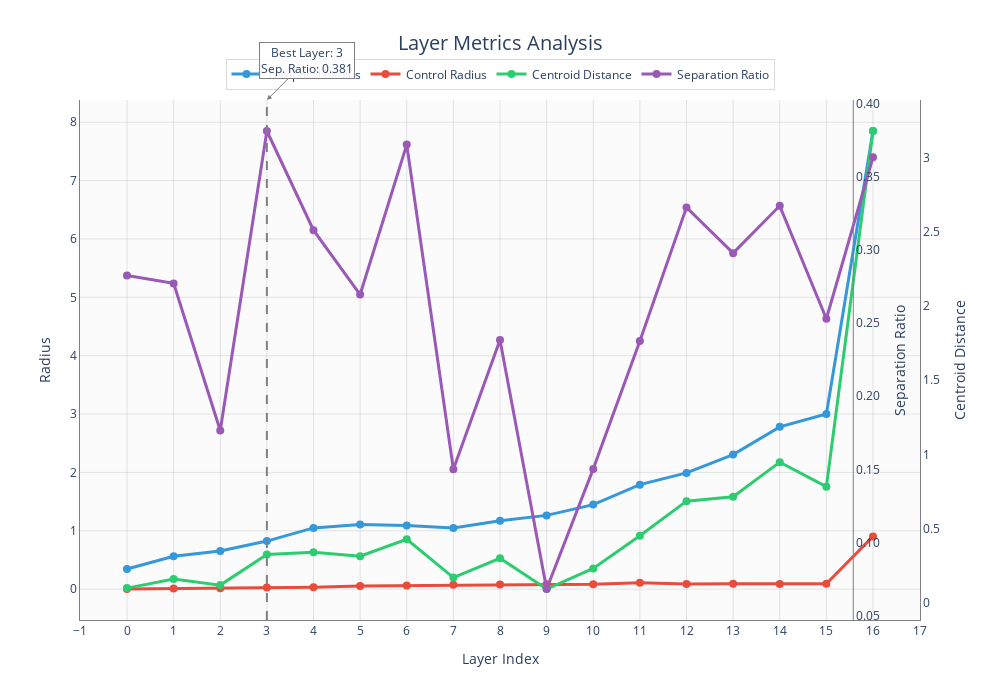

The code cell stored with this chart in its notebook:
### Code cell
# Create interactive layer metrics visualization
fig_interactive = create_interactive_layer_metrics(layer_metrics)
fig_interactive.show()

# Save to HTML in the html/ directory
html_save_path = HTML_DIR / "layer_metrics_interactive.html"
save_layer_metrics_html(fig_interactive, str(html_save_path))
print(f"Saved interactive visualization to: {html_save_path}")

### Figure 1 — Plotly figure (JSON) as saved in the notebook; plotly's stock layout.template omitted (floating-point values rounded to 4 significant figures)
{"data": [{"hovertemplate": "<b>Temporal Radius</b><br>Layer: %{x}<br>Value: %{y:.3f}<br><i>Average distance of temporal points from centroid</i><extra></extra>", "line": {"color": "#3498db", "width": 3}, "marker": {"size": 8}, "mode": "lines+markers", "name": "Temporal Radius", "type": "scatter", "x": [0, 1, 2, 3, 4, 5, 6, 7, 8, 9, 10, 11, 12, 13, 14, 15, 16], "y": [0.3446, 0.5629, 0.652, 0.8234, 1.049, 1.107, 1.088, 1.048, 1.174, 1.264, 1.449, 1.79, 1.992, 2.306, 2.781, 3.0, 7.85], "yaxis": "y"}, {"hovertemplate": "<b>Control Radius</b><br>Layer: %{x}<br>Value: %{y:.3f}<br><i>Average distance of control points from centroid</i><extra></extra>", "line": {"color": "#e74c3c", "width": 3}, "marker": {"size": 8}, "mode": "lines+markers", "name": "Control Radius", "type": "scatter", "x": [0, 1, 2, 3, 4, 5, 6, 7, 8, 9, 10, 11, 12, 13, 14, 15, 16], "y": [0.002571, 0.009672, 0.01721, 0.02925, 0.03392, 0.05415, 0.0609, 0.07639, 0.08045, 0.08487, 0.08417, 0.108, 0.08726, 0.09181, 0.08827, 0.09165, 0.9037], "yaxis": "y"}, {"hovertemplate": "<b>Centroid Distance</b><br>Layer: %{x}<br>Value: %{y:.3f}<br><i>Distance between temporal and control centroids</i><extra></extra>", "line": {"color": "#2ecc71", "width": 3}, "marker": {"size": 8}, "mode": "lines+markers", "name": "Centroid Distance", "type": "scatter", "x": [0, 1, 2, 3, 4, 5, 6, 7, 8, 9, 10, 11, 12, 13, 14, 15, 16], "y": [0.09811, 0.1587, 0.1182, 0.3252, 0.3395, 0.313, 0.4276, 0.1688, 0.299, 0.09203, 0.2304, 0.4513, 0.6844, 0.7141, 0.9473, 0.7821, 3.181], "yaxis": "y2"}, {"hovertemplate": "<b>Separation Ratio</b><br>Layer: %{x}<br>Value: %{y:.3f}<br><i>Ratio of centroid distance to combined radii</i><extra></extra>", "line": {"color": "#9b59b6", "width": 3}, "marker": {"size": 8}, "mode": "lines+markers", "name": "Separation Ratio", "type": "scatter", "x": [0, 1, 2, 3, 4, 5, 6, 7, 8, 9, 10, 11, 12, 13, 14, 15, 16], "y": [0.2826, 0.2772, 0.1766, 0.3813, 0.3135, 0.2696, 0.372, 0.1501, 0.2385, 0.06824, 0.1503, 0.2378, 0.3291, 0.2978, 0.3302, 0.253, 0.3634], "yaxis": "y3"}], "layout": {"annotations": [{"arrowcolor": "gray", "arrowhead": 2, "ax": 40, "ay": -40, "bgcolor": "rgba(255,255,255,0.9)", "bordercolor": "gray", "borderwidth": 1, "showarrow": true, "text": "Best Layer: 3<br>Sep. Ratio: 0.381", "x": 3, "y": 1, "yref": "paper"}], "font": {"size": 12}, "height": 700, "hovermode": "x unified", "legend": {"bgcolor": "rgba(255,255,255,0.9)", "bordercolor": "rgba(128,128,128,0.3)", "borderwidth": 1, "orientation": "h", "x": 0.5, "xanchor": "center", "y": 1.02, "yanchor": "bottom"}, "paper_bgcolor": "white", "plot_bgcolor": "rgba(250,250,250,0.8)", "shapes": [{"line": {"color": "gray", "dash": "dash", "width": 2}, "type": "line", "x0": 3, "x1": 3, "xref": "x", "y0": 0, "y1": 1, "yref": "y domain"}], "title": {"font": {"size": 20}, "text": "Layer Metrics Analysis", "x": 0.5, "xanchor": "center"}, "width": 1000, "xaxis": {"dtick": 1, "gridcolor": "rgba(128,128,128,0.2)", "linecolor": "gray", "linewidth": 1, "mirror": false, "showgrid": true, "showline": true, "title": {"text": "Layer Index"}, "zeroline": false}, "yaxis": {"gridcolor": "rgba(128,128,128,0.2)", "linecolor": "gray", "linewidth": 1, "mirror": false, "showgrid": true, "showline": true, "side": "left", "title": {"text": "Radius"}, "zeroline": false}, "yaxis2": {"linecolor": "gray", "linewidth": 1, "mirror": false, "overlaying": "y", "showgrid": false, "showline": true, "side": "right", "title": {"text": "Centroid Distance"}, "zeroline": false}, "yaxis3": {"linecolor": "gray", "linewidth": 1, "mirror": false, "overlaying": "y", "position": 0.92, "showgrid": false, "showline": true, "side": "right", "tickformat": ".2f", "title": {"text": "Separation Ratio"}, "zeroline": false}}}
